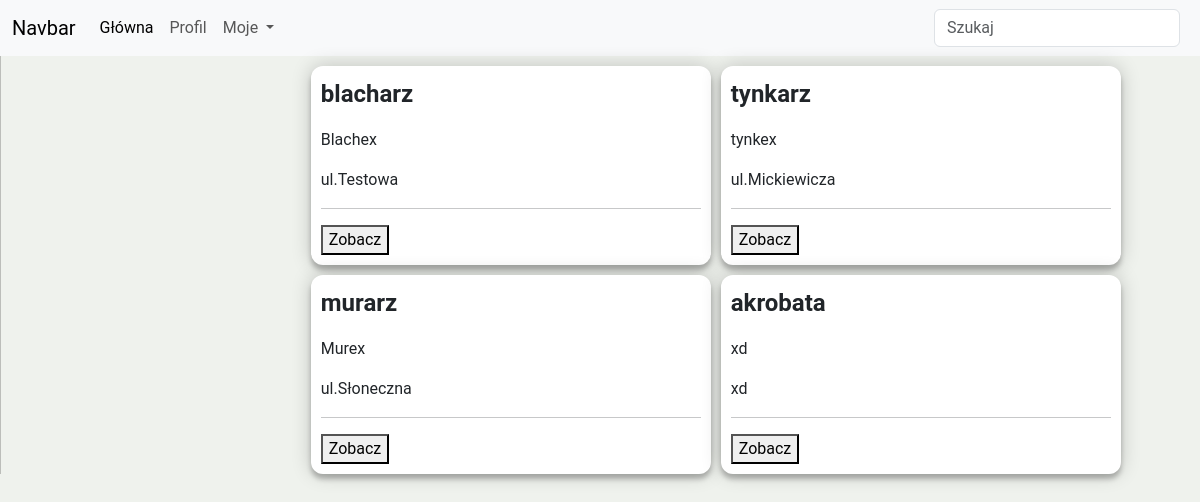
Screenshot of /main.php (signed in) with the database file from the repository.
### tables this page shows
CREATE TABLE `ogloszenie` (
  `Id` int(11) NOT NULL,
  `stanowisko` varchar(24) NOT NULL,
  `firma` varchar(24) NOT NULL,
  `adres_firmy` varchar(24) NOT NULL,
  `umowa` varchar(12) NOT NULL,
  `wymiar_zatrudnienia` varchar(12) NOT NULL,
  `data` varchar(24) NOT NULL,
  `rodzaj` varchar(12) NOT NULL,
  `technologie` varchar(255) NOT NULL,
  `opis` varchar(255) NOT NULL,
  `obowiazki` varchar(255) NOT NULL,
  `wymagania` varchar(255) NOT NULL,
  `oferuje` varchar(255) NOT NULL
);

### main.php (the view, shortened to what this page needs)
<!DOCTYPE html>
<html lang="en">
<head>
    <link href="https://cdn.jsdelivr.net/npm/bootstrap@5.3.0-alpha3/dist/css/bootstrap.min.css" rel="stylesheet">
    <link rel="stylesheet" href="main.css"/>
</head>
<body onload="search()">
<nav class="navbar navbar-expand-lg bg-body-tertiary">
  <div class="container-fluid">
    <a class="navbar-brand" href="#">Navbar</a>
    <div class="collapse navbar-collapse" id="navbarSupportedContent">
      <ul class="navbar-nav me-auto mb-2 mb-lg-0">
        <li class="nav-item">
          <a class="nav-link active" aria-current="page">Główna</a>
        </li>
        <li class="nav-item">
          <a class="nav-link" href="userProfile.php">Profil</a>
        </li>
        <li class="nav-item dropdown">
          <a class="nav-link dropdown-toggle" href="#" role="button" data-bs-toggle="dropdown" aria-expanded="false">
            Moje
          </a>
        </li>
      </ul>
      <form class="d-flex" role="search">
        <input class="form-control me-2" id="searcher" type="search" placeholder="Szukaj" aria-label="Search">
      </form>
    </div>
  </div>
</nav>
<div class="MainContainer container-fluid row">
    <div class="leftBox col-3">
    </div>
    <div class="rightBox row container col-9">
    <?php
    $connect=new mysqli('localhost', 'root', '', 'system_ogloszen');
    $query="SELECT * FROM ogloszenie";
    $result=$connect->query($query);
    while($row = $result->fetch_object()){
    echo <<< html
        <div class="box col-12">
        <form method="POST" action="checkAdvert.php">
            <p class="title">$row->stanowisko</p>
            <p class="firma">$row->firma</p>
            <p class="adres">$row->adres_firmy</p>
            <hr>
            <button type="submit" value='$row->Id' name="ogloszenie">Zobacz</button>
        </form>
        </div>
    html;
    }
    ?>
    </div>
</div>
</body>
</html>

### main.css (style rules this page uses)
body { background: rgb(239, 242, 237); font-family: "Roboto", sans-serif; -webkit-font-smoothing: antialiased; -moz-osx-font-smoothing: grayscale; }
.box { margin-top: 10px; margin-left: 10px; display: block; position: relative; background: #FFFFFF; max-width: 400px; border-radius: 12px; padding: 10px; box-shadow: 0 0 20px 0 rgba(0, 0, 0, 0.2), 0 5px 5px 0 rgba(0, 0, 0, 0.24); }
.title { font-weight: bold; font-size: 24px; }
.MainContainer { border-left: 1px solid rgb(188, 190, 186); padding: 0 !important; margin: 0 !important; }

### rows the page displays
ogloszenie: stanowisko "blacharz", firma "Blachex", adres_firmy "ul.Testowa", $row->Id 4 (drawn)
ogloszenie: stanowisko "tynkarz", firma "tynkex", adres_firmy "ul.Mickiewicza", $row->Id 5 (drawn)
ogloszenie: stanowisko "murarz", firma "Murex", adres_firmy "ul.Słoneczna", $row->Id 6 (drawn)
ogloszenie: stanowisko "akrobata", firma "xd", adres_firmy "xd", $row->Id 7 (drawn)
